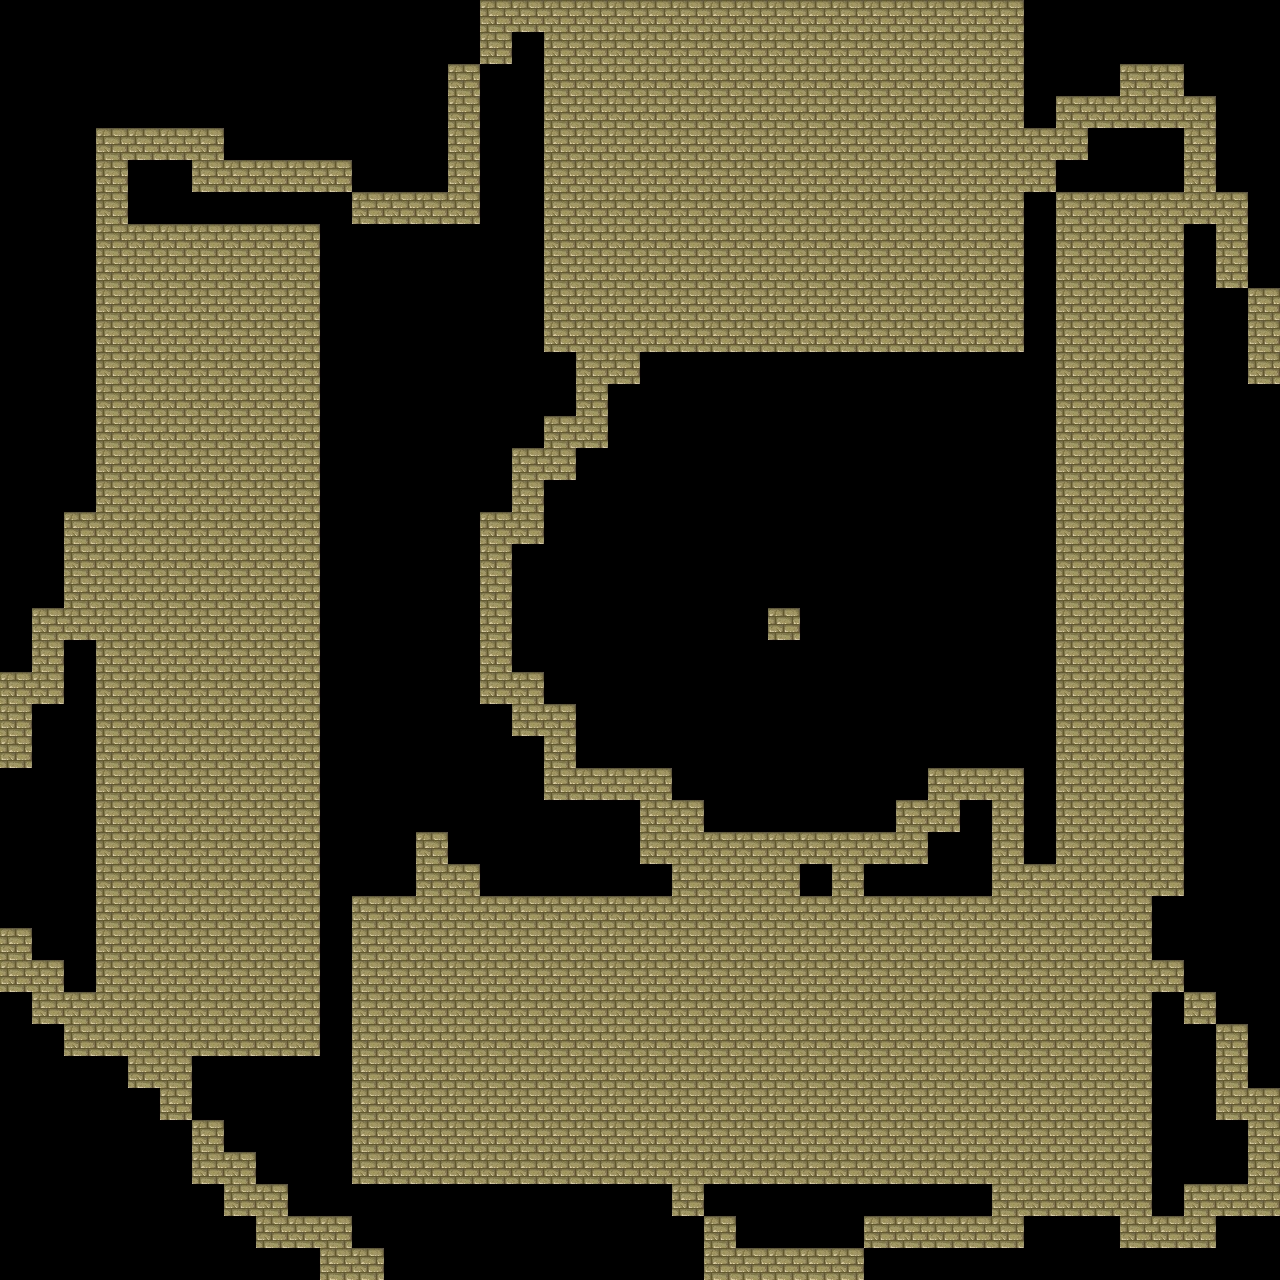

This game map was drawn from its Tiled (.tmx) file and the tilesets committed beside it. A one-line description and the full map source follow:
An orthogonal 40x40 tile map with 32x32 px tiles, 1 tile layer (Kachelebene 1).

<map version="1.9" tiledversion="1.9.2" orientation="orthogonal" renderorder="left-up" width="40" height="40" tilewidth="32" tileheight="32" infinite="0" nextlayerid="3" nextobjectid="1">
 <tileset firstgid="1" source="deserttiles.tsx" />
 <layer id="1" name="Kachelebene 1" width="40" height="40">
  <data encoding="csv">
0,0,0,0,0,0,0,0,0,0,0,0,0,0,0,10,10,10,10,10,10,10,10,10,10,10,10,10,10,10,10,10,0,0,0,0,0,0,0,0,
0,0,0,0,0,0,0,0,0,0,0,0,0,0,0,10,0,10,10,10,10,10,10,10,10,10,10,10,10,10,10,10,0,0,0,0,0,0,0,0,
0,0,0,0,0,0,0,0,0,0,0,0,0,0,10,0,0,10,10,10,10,10,10,10,10,10,10,10,10,10,10,10,0,0,0,10,10,0,0,0,
0,0,0,0,0,0,0,0,0,0,0,0,0,0,10,0,0,10,10,10,10,10,10,10,10,10,10,10,10,10,10,10,0,10,10,10,10,10,0,0,
0,0,0,10,10,10,10,0,0,0,0,0,0,0,10,0,0,10,10,10,10,10,10,10,10,10,10,10,10,10,10,10,10,10,0,0,0,10,0,0,
0,0,0,10,0,0,10,10,10,10,10,0,0,0,10,0,0,10,10,10,10,10,10,10,10,10,10,10,10,10,10,10,10,0,0,0,0,10,0,0,
0,0,0,10,0,0,0,0,0,0,0,10,10,10,10,0,0,10,10,10,10,10,10,10,10,10,10,10,10,10,10,10,0,10,10,10,10,10,10,0,
0,0,0,10,10,10,10,10,10,10,0,0,0,0,0,0,0,10,10,10,10,10,10,10,10,10,10,10,10,10,10,10,0,10,10,10,10,0,10,0,
0,0,0,10,10,10,10,10,10,10,0,0,0,0,0,0,0,10,10,10,10,10,10,10,10,10,10,10,10,10,10,10,0,10,10,10,10,0,10,0,
0,0,0,10,10,10,10,10,10,10,0,0,0,0,0,0,0,10,10,10,10,10,10,10,10,10,10,10,10,10,10,10,0,10,10,10,10,0,0,10,
0,0,0,10,10,10,10,10,10,10,0,0,0,0,0,0,0,10,10,10,10,10,10,10,10,10,10,10,10,10,10,10,0,10,10,10,10,0,0,10,
0,0,0,10,10,10,10,10,10,10,0,0,0,0,0,0,0,0,10,10,0,0,0,0,0,0,0,0,0,0,0,0,0,10,10,10,10,0,0,10,
0,0,0,10,10,10,10,10,10,10,0,0,0,0,0,0,0,0,10,0,0,0,0,0,0,0,0,0,0,0,0,0,0,10,10,10,10,0,0,0,
0,0,0,10,10,10,10,10,10,10,0,0,0,0,0,0,0,10,10,0,0,0,0,0,0,0,0,0,0,0,0,0,0,10,10,10,10,0,0,0,
0,0,0,10,10,10,10,10,10,10,0,0,0,0,0,0,10,10,0,0,0,0,0,0,0,0,0,0,0,0,0,0,0,10,10,10,10,0,0,0,
0,0,0,10,10,10,10,10,10,10,0,0,0,0,0,0,10,0,0,0,0,0,0,0,0,0,0,0,0,0,0,0,0,10,10,10,10,0,0,0,
0,0,10,10,10,10,10,10,10,10,0,0,0,0,0,10,10,0,0,0,0,0,0,0,0,0,0,0,0,0,0,0,0,10,10,10,10,0,0,0,
0,0,10,10,10,10,10,10,10,10,0,0,0,0,0,10,0,0,0,0,0,0,0,0,0,0,0,0,0,0,0,0,0,10,10,10,10,0,0,0,
0,0,10,10,10,10,10,10,10,10,0,0,0,0,0,10,0,0,0,0,0,0,0,0,0,0,0,0,0,0,0,0,0,10,10,10,10,0,0,0,
0,10,10,10,10,10,10,10,10,10,0,0,0,0,0,10,0,0,0,0,0,0,0,0,10,0,0,0,0,0,0,0,0,10,10,10,10,0,0,0,
0,10,0,10,10,10,10,10,10,10,0,0,0,0,0,10,0,0,0,0,0,0,0,0,0,0,0,0,0,0,0,0,0,10,10,10,10,0,0,0,
10,10,0,10,10,10,10,10,10,10,0,0,0,0,0,10,10,0,0,0,0,0,0,0,0,0,0,0,0,0,0,0,0,10,10,10,10,0,0,0,
10,0,0,10,10,10,10,10,10,10,0,0,0,0,0,0,10,10,0,0,0,0,0,0,0,0,0,0,0,0,0,0,0,10,10,10,10,0,0,0,
10,0,0,10,10,10,10,10,10,10,0,0,0,0,0,0,0,10,0,0,0,0,0,0,0,0,0,0,0,0,0,0,0,10,10,10,10,0,0,0,
0,0,0,10,10,10,10,10,10,10,0,0,0,0,0,0,0,10,10,10,10,0,0,0,0,0,0,0,0,10,10,10,0,10,10,10,10,0,0,0,
0,0,0,10,10,10,10,10,10,10,0,0,0,0,0,0,0,0,0,0,10,10,0,0,0,0,0,0,10,10,0,10,0,10,10,10,10,0,0,0,
0,0,0,10,10,10,10,10,10,10,0,0,0,10,0,0,0,0,0,0,10,10,10,10,10,10,10,10,10,0,0,10,0,10,10,10,10,0,0,0,
0,0,0,10,10,10,10,10,10,10,0,0,0,10,10,0,0,0,0,0,0,10,10,10,10,0,10,0,0,0,0,10,10,10,10,10,10,0,0,0,
0,0,0,10,10,10,10,10,10,10,0,10,10,10,10,10,10,10,10,10,10,10,10,10,10,10,10,10,10,10,10,10,10,10,10,10,0,0,0,0,
10,0,0,10,10,10,10,10,10,10,0,10,10,10,10,10,10,10,10,10,10,10,10,10,10,10,10,10,10,10,10,10,10,10,10,10,0,0,0,0,
10,10,0,10,10,10,10,10,10,10,0,10,10,10,10,10,10,10,10,10,10,10,10,10,10,10,10,10,10,10,10,10,10,10,10,10,10,0,0,0,
0,10,10,10,10,10,10,10,10,10,0,10,10,10,10,10,10,10,10,10,10,10,10,10,10,10,10,10,10,10,10,10,10,10,10,10,0,10,0,0,
0,0,10,10,10,10,10,10,10,10,0,10,10,10,10,10,10,10,10,10,10,10,10,10,10,10,10,10,10,10,10,10,10,10,10,10,0,0,10,0,
0,0,0,0,10,10,0,0,0,0,0,10,10,10,10,10,10,10,10,10,10,10,10,10,10,10,10,10,10,10,10,10,10,10,10,10,0,0,10,0,
0,0,0,0,0,10,0,0,0,0,0,10,10,10,10,10,10,10,10,10,10,10,10,10,10,10,10,10,10,10,10,10,10,10,10,10,0,0,10,10,
0,0,0,0,0,0,10,0,0,0,0,10,10,10,10,10,10,10,10,10,10,10,10,10,10,10,10,10,10,10,10,10,10,10,10,10,0,0,0,10,
0,0,0,0,0,0,10,10,0,0,0,10,10,10,10,10,10,10,10,10,10,10,10,10,10,10,10,10,10,10,10,10,10,10,10,10,0,0,0,10,
0,0,0,0,0,0,0,10,10,0,0,0,0,0,0,0,0,0,0,0,0,10,0,0,0,0,0,0,0,0,0,10,10,10,10,10,0,10,10,10,
0,0,0,0,0,0,0,0,10,10,10,0,0,0,0,0,0,0,0,0,0,0,10,0,0,0,0,10,10,10,10,10,0,0,0,10,10,10,0,0,
0,0,0,0,0,0,0,0,0,0,10,10,0,0,0,0,0,0,0,0,0,0,10,10,10,10,10,0,0,0,0,0,0,0,0,0,0,0,0,0
</data>
 </layer>
</map>
